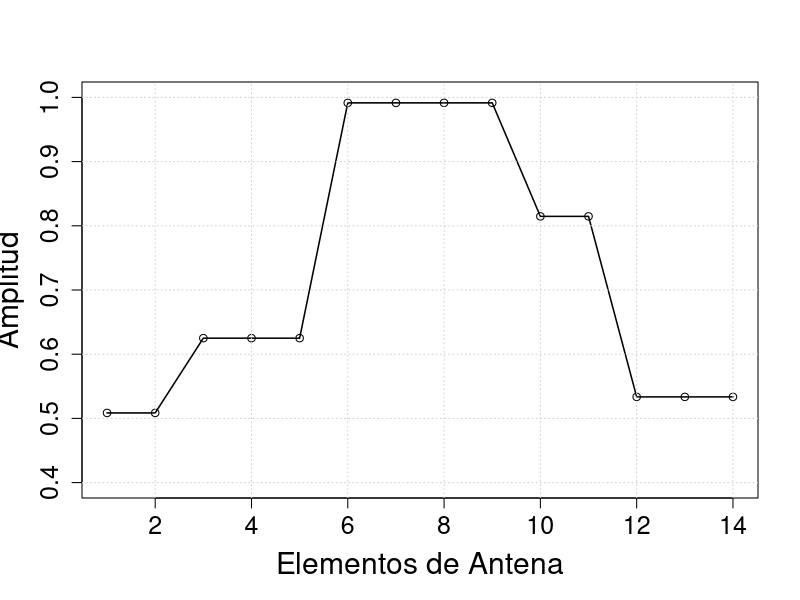

Source code (R): (Note: this script raises an error after producing the figure.)
remove(list = ls());
golden = c();
golden_sll = 0;

#cycle = c(1:100);
#for(k in cycle){

AF = 0;
sequence = c();
vect = c();
count_phase = 1;
PS = c(1:5);
deg2rad = function(deg) deg * (pi/180);

d = 0.5;

sequence = c(2, 3, 4, 2, 3);

SIZE = 0;
for(q in sequence){
  SIZE = SIZE + q;
}

K2 = 6;
K3 = 6;

# for(i in sequence){
#   vect = c(vect, rep(count_phase, i));
#   if(count_phase >= SIZE){
#     break;
#   } else {
#       if((i != 2) & (i != 4)){
#         count_phase = count_phase + i;
#       } else if(i == 2){
#         count_phase = ((2*(count_phase + i)) - 1)/2;
#       }
#     }
# }

distance = 0;
totd = 0;
vect = rep(0, 0);
count1 = 1;
for(a in sequence){
  if(a == 1){
    if(count1 == 1){
      distance = 0;
      totdist = (d/2);
    } else{
      distance = totdist + d;
      totdist = totdist + d;
    }
  } else if(a == 2){
    if(count1 == 1){
      distance = (d/2);
      totdist = d;
    } else{
      distance = totdist + d + (d/2);
      totdist = totdist + (2*d);
    }
  } else if(a == 3){
    if(count1 == 1){
      distance = d;
      totdist = 2*d;
    } else{
      distance = totdist + (2*d);
      totdist = totdist + (3*d);
    }
  } else if(a == 4){
    if(count1 == 1){
      distance = d + (d/2);
      totdist = (3*d);
    } else{
      distance = totdist + (2*d) + (d/2)
      totdist = totdist + (4*d);
    }
  } 
  count1 = count1 + 1;
  vect = c(vect, rep((distance*2), a));
}

#vect = c(1, 1, 1, 4, 4, 4, 7, 7, 7, 10, 10, 10, 12.5, 12.5, 14.5, 14.5, 
#         16.5, 16.5, 18.5, 18.5, 21, 21, 21, 23.5, 23.5, 25.5, 25.5, 
#         28, 28, 28);

vect2 = vect;

#plot(vect)
#lines(vect);
#lines(0:SIZE, col='red');

p = seq(-(pi/2), pi/2, by = pi/1800);

theta = deg2rad(0); # angulo de escaneo

vect3 = c(1:SIZE);
subelements = rep(1, SIZE);
tcount = 1;

for(b in sequence){
  subelements[tcount:(tcount+b-1)] = rep(b, b);
  tcount = tcount + b;
}

cos_taper = function(phasecenter) 0.5*(1 + (cos(pi*((((phasecenter-1)/vect[SIZE])) - (3/2))))^2);
beta = function(k) -2*pi*d*k*(sin(theta));

plot(cos_taper(vect2), ylim=c(0.4, 1), xlab="Elementos de Antena", 
     ylab = 'Amplitud', lty=1, col="black", cex.lab=1.8, cex.axis=1.5);
lines(cos_taper(vect2), lwd=1.5);

grid();

#rpvect = c(0.00000000, 0.09817477, 0.19634954, 0.29452431, 0.39269908, 0.49087385, 0.58904862, 0.68722339, 
#           0.78539816, 0.88357293, 0.98174770, 1.07992247, 1.17809725, 1.27627202, 1.37444679, 1.47262156, 
#           1.57079633, 1.66897110, 1.76714587, 1.86532064, 1.96349541, 2.06167018, 2.15984495, 2.25801972, 
#           2.35619449, 2.45436926, 2.55254403, 2.65071880, 2.74889357, 2.84706834, 2.94524311, 3.04341788, 
#           3.14159265, 3.23976742, 3.33794219, 3.43611696, 3.53429174, 3.63246651, 3.73064128, 3.82881605, 
#           3.92699082, 4.02516559, 4.12334036, 4.22151513, 4.31968990, 4.41786467, 4.51603944, 4.61421421, 
#           4.71238898, 4.81056375, 4.90873852, 5.00691329, 5.10508806, 5.20326283, 5.30143760,5.39961237, 
#           5.49778714, 5.59596191, 5.69413668, 5.79231146, 5.89048623, 5.98866100, 6.08683577, 6.18501054) * -1;

plot(realphasevector, xlab = "Elementos de antena", ylab = "Ángulo de fase (rad.)", 
     pch=1, ylim=c(-6, 0));
lines(realphasevector, cex=1.5, lty= 2);

points(realphasevector2, pch=1, col="red")
lines(realphasevector2, cex=1.5, lty = 2, col="red")
grid();

points(realphasevector3, pch=1, col="blue")
lines(realphasevector3, cex=1.5, lty = 2, col="blue")
grid();

points(realphasevector4, pch=1, col="green")
lines(realphasevector4, cex=1.5, lty = 2, col="green")
grid();

PP = exp(1i*beta(vect));

for(n in c(1:length(vect))){
  AF = AF + (exp(1i*2*pi*n*d*sin(p)) * PP[n]); #Array Factor
}

fact = abs(AF);
my.max = function(x) ifelse( !all(is.na(x)), max(x, na.rm=T), NA)
fact2 = fact / my.max(fact);

plot(p, 20*log10(fact2), ylim=c(-30, 0), type='l', xlab=expression(paste("Ángulo de incidencia ", theta, " (rad.)")), 
     ylab = 'dBi', lty=1, col="darkgreen", cex.lab=1.5, cex.axis=1.3);

grid(34, 26);

max = 0;
for(i in c(1:length(p))) {
  if (fact[i] > max) {
    max = fact[i];
    maxlobe_index = i;
  }
}

#maxlobe_index = which(round(p, digits=6) == round(theta, digits=6));

flag1 = FALSE;
flag2 = FALSE;

p1 = maxlobe_index - 1;
p2 = p1 - 1;

while(fact2[p1] > fact2[p2]){
  p1 = p2;
  p2 = p1 - 1;
  if(p2 == 0){
    p1 = 1791;
    p2 = p1 - 1;
    flag1 = TRUE;
  }
}

tmp1 = p1;

q1 = maxlobe_index + 1;
q2 = q1 + 1;

while(fact2[q1] > fact2[q2]){
  q1 = q2;
  q2 = q1 + 1;
  if(q2 == 1801){
    q1 = 10;
    q2 = q1 + 1;
    flag2 = TRUE;
  }
}
tmp2 = q1;

if(flag1 || flag2){
  right_point = tmp1;
  left_point = tmp2;
  sll_left_index = which.max(fact2[left_point:900]) + left_point;
  sll_right_index = which.max(fact2[901:right_point]) + 900;
  
  bw = (abs(p[1]) - abs(p[left_point])) + (p[1801] - p[right_point]);
  sll = max(20*log10(fact2[sll_left_index]), 
            20*log10(fact2[sll_right_index]));
  
  lines(p[left_point]*rep(1, 1801), 20*log10(fact2), col='red');
  lines(p[right_point]*rep(1, 1801), 20*log10(fact2), col='red');
}else{ 
  right_point = tmp2;
  left_point = tmp1;
  sll_left_index = which.max(fact2[1:left_point]);
  sll_right_index = which.max(fact2[right_point:1799]) + right_point;
  
  bw = abs(p[right_point] - p[left_point]);
  sll = max(20*log10(fact2[sll_left_index]), 
            20*log10(fact2[sll_right_index]));
  
  lines(p[left_point]*rep(1, 1801), 20*log10(fact2), col='red');
  lines(p[right_point]*rep(1, 1801), 20*log10(fact2), col='red');
}

#lines(theta*rep(1, 1801), 20*log10(fact2), type="l", lty=2, col='black');
lines(p, sll * rep(1, 1801), type="l", lty=2, col='darkgreen');
remove(flag1, flag2, tmp1, tmp2, p1, p2, q1, q2, n)
